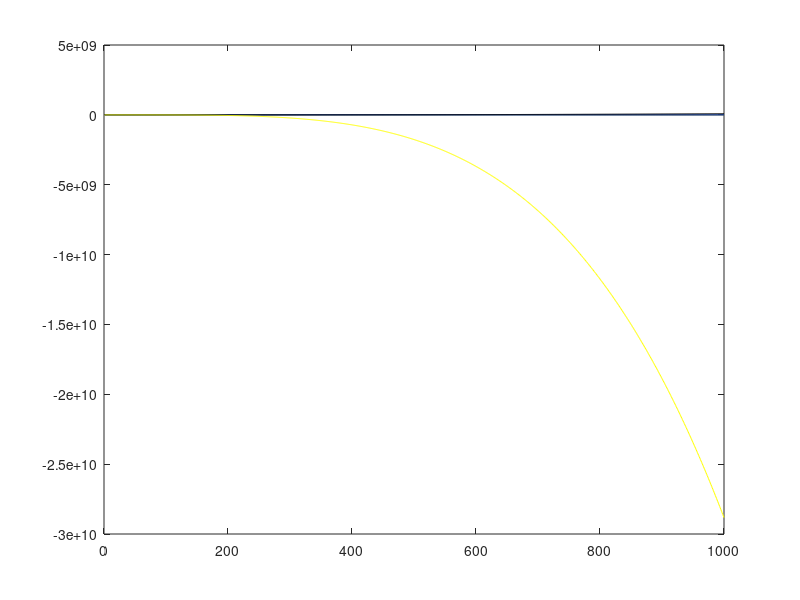

Here is the MATLAB script that generated this plot:


f = inline("sin(x) + log(x) -1 ");
xx = [1.5, 4, 5, 5.5, 8];
yy = f(xx);

p = zeros(5);


  % riempio la matrice da destra a sinistra dall'alto in basso
  %  curandomi di riempire ogni vettore di coefficienti con 
  %  una quantità di zeri pari al numero di colonne della matrice
  %  meno il numero di coefficienti
for i=1:5
  p(i,:) = [ zeros(1, 5-i)  polyfit(xx(1:i),yy(1:i),i-1)];
endfor



x = linspace(1,1000,1000);
y = zeros(5,1000);

for i=1:5
 y(i,:) = polyval(p(i,5-i+1:5),x);
endfor

figure 1
  plot(x,y(1,:),'r');
hold on  
  plot(x,y(2,:),'g');
  plot(x,y(3,:),'b');
  plot(x,y(4,:),'k');
  plot(x,y(5,:),'y');
